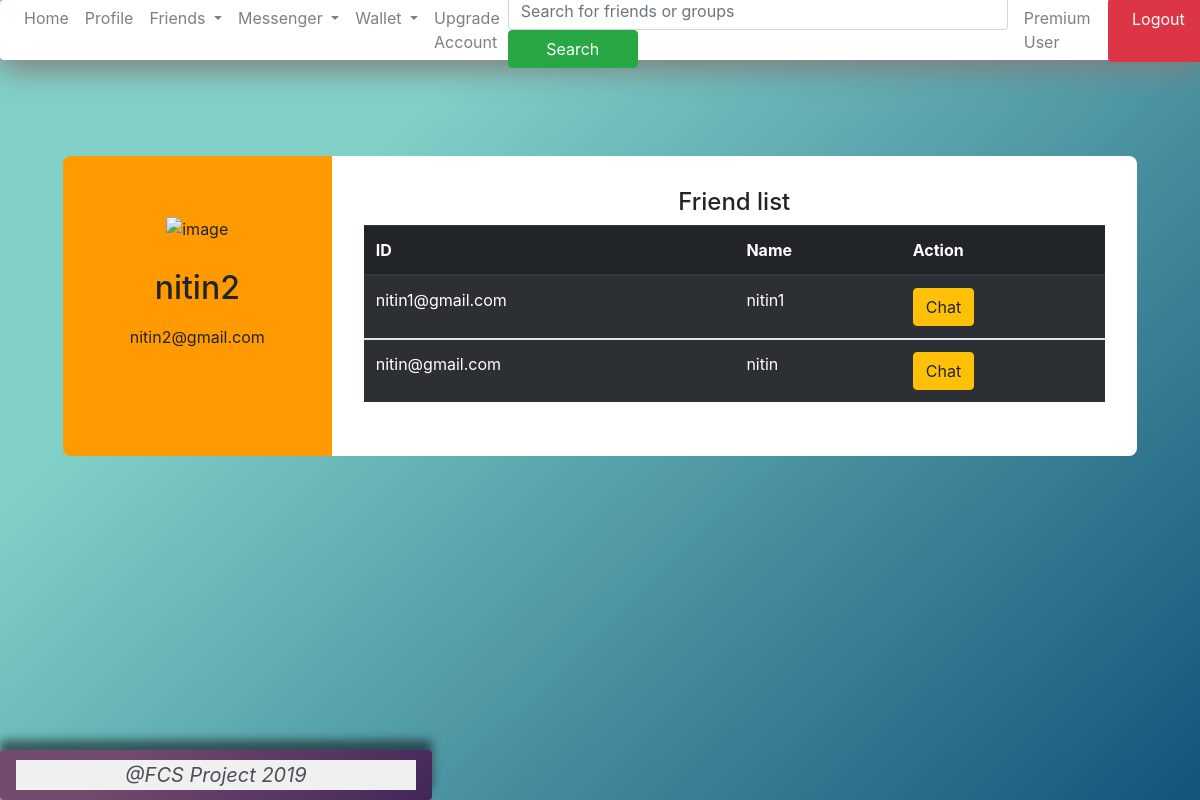
The app's page /messenger/ (signed in) with its own data.
### account/models.py (models this page shows, shortened)
class Account(AbstractBaseUser):
	email = models.EmailField(verbose_name="email", max_length=60, unique=True)
	username = models.CharField(verbose_name="username", max_length=30, unique=True)
	first_name = models.CharField(verbose_name="first name", max_length=30)
	last_name = models.CharField(verbose_name="last name", max_length=30)
	phone_no = models.CharField(verbose_name="phone number", max_length=10, unique=True)
	date_joined = models.DateTimeField(verbose_name="data joined", auto_now_add=True)
	last_login = models.DateTimeField(verbose_name="last login", auto_now=True)
	is_admin = models.BooleanField(default=False)
	is_active = models.BooleanField(default=True)
	is_staff = models.BooleanField(default=False)
	is_superuser = models.BooleanField(default=False)
	is_casual_user = models.BooleanField(default=True)
	is_premium_user = models.BooleanField(default=False)
	is_commercial_user = models.BooleanField(default=False)
	is_verified = models.BooleanField(default=False)
	premium_type = models.IntegerField(default=0, verbose_name="premium_type")
	USERNAME_FIELD = 'email'
	REQUIRED_FIELDS = ['username', 'first_name', 'last_name', 'phone_no']
	objects = MyAccountManager()
	def __str__(self):
		return self.email

### dashboard/models.py (models this page shows)
class Friend(models.Model):
	user_1 = models.ForeignKey(Account, related_name="user_1", null=True, on_delete=models.CASCADE)
	user_2 = models.ForeignKey(Account, related_name="user_2", null=True, on_delete=models.CASCADE)
	status = models.BooleanField(default=False)
	date_requested = models.DateTimeField(verbose_name="date requested", auto_now_add=True)
	date_confirmed = models.DateTimeField(verbose_name="date confirmed", null=True)

### dashboard/views.py (the view)
# urls.py: url(r'^messenger/$', messenger_view, name="messenger"),
def messenger_view(request):
	if not request.user.is_authenticated:
    		return redirect('login')
	user_1 = request.user
	friends = (Friend.objects.filter(user_1 = user_1) | Friend.objects.filter(user_2 = user_1) ) & Friend.objects.filter(status = True)
	args = {
		'friends' : friends,
		'status' : 200,
		'errors' : ''
	}
	return render(request, 'messenger.html', args)

### dashboard/templates/messenger.html (shortened to what this page needs)
{% extends 'message/messages.html' %}
{% block message %}
<center><h4>Friend list</h4></center>
<div class="table-wrapper ">
<table class="table table-striped table-dark">
        <thead>
          <tr>
            <th scope="col">ID</th>
            <th scope="col">Name</th>
            <th scope="col">Action</th>
          </tr>
        </thead>
        {% for friend in friends %}
        {% if friend.user_1 == request.user %}
        <tbody>
          <tr>
            <td scope="row">{{ friend.user_2.email }}</td>
            <td>{{friend.user_2.first_name}}</td>
            <td><button onclick="location.href='/messenger/{{friend.user_1.id}}/{{friend.user_2.id}}/'" id='{{friend.user_2.email}}' type="button" class="btn btn-warning">Chat</button></td>
          </tr>
        </tbody>
        {% else %}
        <tbody>
                <tr>
                  <td scope="row">{{ friend.user_1.email }}</td>
                  <td>{{friend.user_1.first_name}}</td>
                  <td><button onclick="location.href='/messenger/{{friend.user_2.id}}/{{friend.user_1.id}}'" id='{{friend.user_1.email}}' type="button" class="btn btn-warning chatter" >Chat</button></td>
                </tr>
              </tbody>
        {% endif %}
        {% endfor %}
      </table>
    </div>
{% endblock message %}

### templates/message/messages.html (shortened to what this page needs)
{% extends 'dashboard/base.html' %}
{% block content %}
<link href="//maxcdn.bootstrapcdn.com/bootstrap/4.1.1/css/bootstrap.min.css" rel="stylesheet" id="bootstrap-css">
<div class="container contact">
	<div class="row">
		<div class="col-md-3">
			<div class="contact-info text-center">
				<img src="https://img.icons8.com/bubbles/2x/user.png" alt="image"/>
				<h2>{{ request.user.username }}</h2>
				<p>{{ request.user }}</p>
			</div>
		</div>
		<div class="col-md-9">
            {% block message %} {% endblock message %}
			</div>
		</div>
	</div>
{% endblock %}

### templates/message/messages.html (style rules this page uses)
body { background-color: #25274d; }
.contact { padding: 4%; height: 400px; }
.col-md-3 { background: #ff9b00; padding: 4%; border-top-left-radius: 0.5rem; border-bottom-left-radius: 0.5rem; }
.contact-info { margin-top:10%; }
.contact-info img { margin-bottom: 15%; }
.contact-info h2 { margin-bottom: 10%; }
.col-md-9 { background: #fff; padding: 3%; border-top-right-radius: 0.5rem; border-bottom-right-radius: 0.5rem; }
.table-wrapper { max-height: 500px; width: 100%; overflow: auto; display:inline-block; }

### records on screen
Account: user.username "nitin2", user "nitin2@gmail.com"
Friend: user_2.email "nitin1@gmail.com", user_2.first_name "nitin1"
Friend: user_1.email "nitin@gmail.com", user_1.first_name "nitin"
